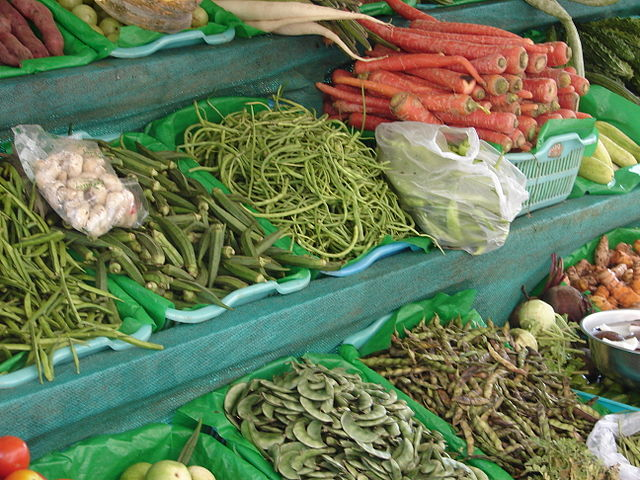
#> input picture veggies.jpg, 640 x 480 px
$ python spacer.py
#> lines starting #> are read from the running program, lines starting #| are printed output that depends on the picture
import numpy as np
from PIL import Image
from numpy import asarray


class Spacer:
    def __init__(self, spacelength):
        self.lim = spacelength

    def erase(self, image):
        image = image.copy()
        assert image.size[0] * image.size[1] > self.lim
        data = image.load()
        k = 0
        for i in range(image.size[0]):
            for j in range(image.size[1]):
                chk = data[i,j] & 1
                if chk == 1:
                    data[i,j] = data[i,j] - 1
                k = k + 1
                if k == self.lim:
                    break
            if k == self.lim:
                break
        return image

    def insert(self, has, image):
        image = image.copy()
        assert image.size[0] * image.size[1] > self.lim
        data = image.load()
        k = 0
        for i in range(image.size[0]):
            for j in range(image.size[1]):
                data[i,j] = data[i,j] + int(has[k])
                k = k + 1
                if k == self.lim:
                    break
            if k == self.lim:
                break
        return image

    def extract(self, image):
        assert image.size[0] * image.size[1] > self.lim
        data = image.load()
        k = 0
        chash = []
        for i in range(image.size[0]):
            for j in range(image.size[1]):
                chk = data[i,j] & 1
                if chk == 1:
                    data[i,j] = data[i,j] - 1
                    chash.append(1)
                else:
                    chash.append(0)
                k = k + 1
                if k == self.lim:
                    break
            if k == self.lim:
                break

        return ''.join([str(c) for c in chash])


if __name__ == "__main__":
# load the image
    image = Image.open('veggies.jpg').convert('L')
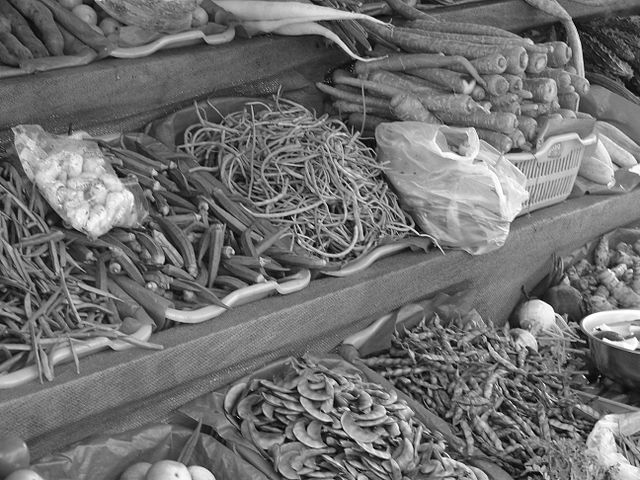
#> image: PIL image 640x480 L; min 0, max 255, mean 112.7
    hlen = 128

    # convert image to numpy array
    image.save("veggies-before.png", "PNG")

    sp = Spacer(hlen)

    data = asarray(image)
    print(type(data))
#| <class 'numpy.ndarray'>
    # summarize shape
    print(data.shape)
#| (480, 640)
    width, height = data.shape
#> width = 480; height = 640
    print(width, height)
#| 480 640
    data = data.copy()
    print(data)
#> (printed output is left out)

    sp.erase(image)
#> after the loop in erase, `for i in range(image.size[0]):`: k = 128
    data = asarray(image)
    print(data)
#> (printed output is left out)
    image.save("veggies-erased.png", "PNG")

    has = ''.join([str(c) for c in np.random.randint(0,high = 2, size = hlen)])
    print(has)
    sp.insert(has,image)
    data = asarray(image)
    print(data)
#> (printed output is left out)
    image.save("veggies-after.png", "PNG")

    after_image = Image.open("veggies-after.png").convert("L")
    print(np.asarray(image) == np.asarray(after_image))
#> (printed output is left out)
    chas = sp.extract(after_image)
#> after the loop in extract, `for i in range(image.size[0]):`: chash = 128 values, max 1 at index 0, min 0 at index 1, mean 0.516; k = 128
    print(type(chas))
#| <class 'str'>
    print(chas)
#| 10100010000001100000111111010001001100110010111011000100101011100111110010110111011000011011100101100010001111101111001011010011
    print(has)
    print(chas == has)
#| False
